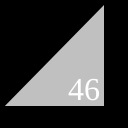
Frame 1 (no input)
Frame 60 (no input): identical to frame 1, image omitted
Frame 120 (the mouse pressed at the canvas centre since frame 60): identical to frame 1, image omitted

The p5.js sketch that drew this single still picture (run headless with seeded random() and noise() and a simulated clock; from frame 60 on, the mouse is pressed at the canvas centre):

// p5.js sketch
// ── sketch.js
function setup() {
  createCanvas(128,128);
}

function draw() {
  background(0);
  strokeWeight(4);
  fill(0, 0, 0);
  triangle(12,120,116,120,116,10);
  fill(192, 192, 192);
  triangle(0,108,106,108,106,0);
  fill(255);
  textSize(32);
  textFont("serif");
  text("46", 68, 100);
}
